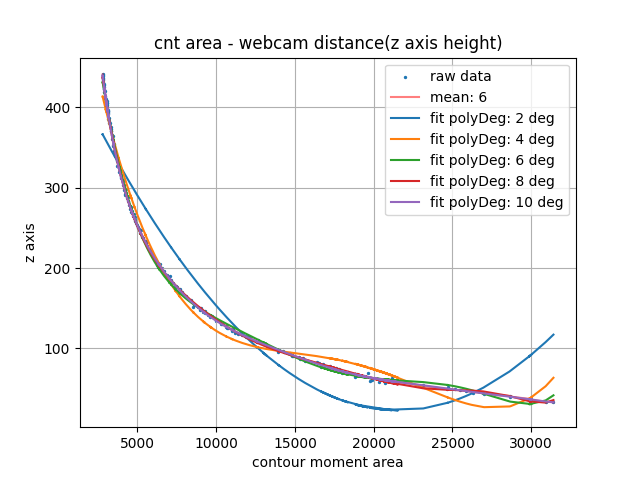
#> input picture teststuff/python/opencv/PolyDeg_area-dist.png, 640 x 480 px, given in place of the camera
$ python dualCamTrack.py
#> lines starting #> are read from the running program, lines starting #| are printed output that depends on the picture; after the words box and inside, x2 and y2 are one past the last pixel; in counts of white or black regions, pixels touching at a corner belong together
### teststuff/python/opencv/openCV_addon.py

import cv2 #type: ignore

def nothing(x):
    pass


def hsv_trackbars(winName, presetVal):
    cv2.createTrackbar("L - H", winName, presetVal[0][0], 179, nothing)
    cv2.createTrackbar("L - S", winName, presetVal[0][1], 255, nothing)
    cv2.createTrackbar("L - V", winName, presetVal[0][2], 255, nothing)
    cv2.createTrackbar("U - H", winName, presetVal[1][0], 179, nothing)
    cv2.createTrackbar("U - S", winName, presetVal[1][1], 255, nothing)
    cv2.createTrackbar("U - V", winName, presetVal[1][2], 255, nothing)


### teststuff/python/opencv/dualCamTrack.py
#!/usr/bin/env python3

import cv2
import numpy as np
import os
from time import sleep
import openCV_addon as ad
import math
import matplotlib.pyplot as plt
from matplotlib.animation import FuncAnimation

def nothing(x):
    pass

cam0 = cv2.VideoCapture(0)
cam1 = cv2.VideoCapture(2)


displayToOpenCV = True


#lower, upper values
hsvCam0 = [[0, 0, 255], [179, 9, 255]] #ir webcam
hsvCam1 = [[0, 0, 255], [179, 9, 255]]


if displayToOpenCV:
    cv2.namedWindow("cap0") #xy
    cv2.namedWindow("cap1") #z
    ad.hsv_trackbars("cap0", hsvCam0)
    ad.hsv_trackbars("cap1", hsvCam1)
    cv2.moveWindow("cap0", 100, 100)
    cv2.moveWindow("cap1", 100+700, 100)

#   int(zAxis): [cntArea],
outFile = open("zAxis-Area_values.dat", "a")
values = {}
xData, yData = [], []

prefRes = (640, 480)

kernel = np.ones((5, 5), np.uint8)
font = cv2.FONT_HERSHEY_SIMPLEX

imgTemp = [0, 0]
morphImg = [0, 0]
thresh = [0, 0]

ret = [0, 0]
contours = [0, 0]
cntArea = 0
cntPos = [0, 0]
cntMoments = 0
frame = [0, 0]

def processFrame(img, flag, winName):
    global contours, cntMoments, cntPos, cntArea, morphImg, frame
    hsvList = []
    if flag==0:
        hsvList = hsvCam0
    elif flag==1:
        hsvList = hsvCam0
    frame[flag] = cv2.resize(img, prefRes)
    frame[flag] = cv2.flip(frame[flag], 1)
    hsv = cv2.cvtColor(frame[flag], cv2.COLOR_BGR2HSV)

    if displayToOpenCV:
        hsvList[0][0] = cv2.getTrackbarPos("L - H", winName)
        hsvList[0][1] = cv2.getTrackbarPos("L - S", winName)
        hsvList[0][2] = cv2.getTrackbarPos("L - V", winName)
        hsvList[1][0] = cv2.getTrackbarPos("U - H", winName)
        hsvList[1][1] = cv2.getTrackbarPos("U - S", winName)
        hsvList[1][2] = cv2.getTrackbarPos("U - V", winName)
        mask = cv2.inRange(hsv, np.array(hsvList[0]), np.array(hsvList[1]))
    else:
        mask = cv2.inRange(hsv, np.array(hsvList[0]), np.array(hsvList[1]))
    propMask = cv2.cvtColor(mask, cv2.COLOR_GRAY2BGR)

    # morphImg[flag] = cv2.erode(cv2.cvtColor(mask, cv2.COLOR_GRAY2BGR), kernel, iterations=0)
    # morphImg[flag] = cv2.dilate(morphImg[flag], kernel, iterations=10)
    # morphImg[flag] = cv2.erode(morphImg[flag], kernel, iterations=0)

    morphImg[flag] = cv2.erode(cv2.cvtColor(mask, cv2.COLOR_GRAY2BGR), kernel, 1)
    morphImg[flag] = cv2.dilate(morphImg[flag], kernel, iterations=1)
    morphImg[flag] = cv2.dilate(morphImg[flag], kernel, iterations=1)
    morphImg[flag] = cv2.erode(morphImg[flag], kernel, iterations=1)

    _, thresh[flag] = cv2.threshold(morphImg[flag], 127, 255, cv2.THRESH_BINARY)
    contours[flag], hierarchy = cv2.findContours(cv2.cvtColor(thresh[flag], cv2.COLOR_BGR2GRAY), cv2.RETR_TREE, cv2.CHAIN_APPROX_SIMPLE)

def configure_settings():
    if not displayToOpenCV:
        return
    global imgTemp, ret, contours, cntArea, cntPos, cntMoments
    while True:
        ret[0], imgTemp[0] = cam0.read()
        ret[1], imgTemp[1] = cam1.read()
        if ret[0]==False or ret[1]==False: print("could not capture from cam. returned:", ret)
        else:
            processFrame(imgTemp[0], 0, "cap0")
#> in processFrame, img is the input picture: shape (480, 640, 3); mean B, G, R 245.4, 245.4, 245.7
#> in processFrame, `hsv = cv2.cvtColor(frame[flag], cv2.COLOR_BGR2HSV)`: hsv: shape (480, 640, 3); mean H, S, V 2.1, 3.3, 246.8
#> in processFrame, `mask = cv2.inRange(hsv, np.array(hsvList[0]), np.array(hsvList[1]))`:
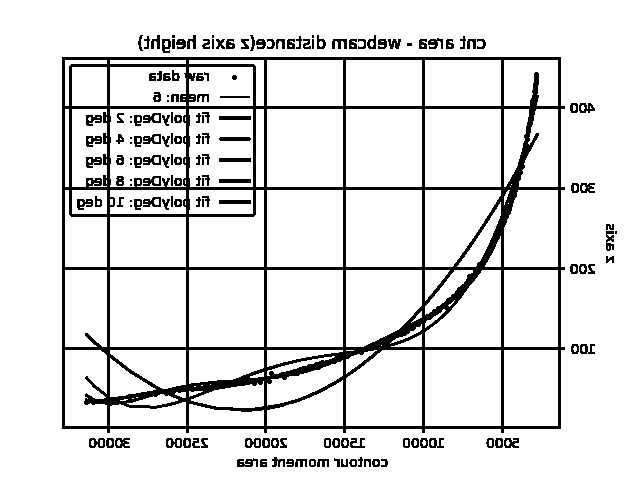
#> mask: shape (480, 640); 88.4% white; 163 black regions (22 under 20 px), largest, box (x1, y1, x2, y2) and area: (62, 57, 565, 433) 26960, (219, 116, 251, 120) 128, (219, 158, 251, 162) 128
            processFrame(imgTemp[1], 1, "cap1")
            for flag in range(2):
                for i in range(len(contours[flag])):
                    if cv2.contourArea(contours[flag][0]) > 1000:
                        cntMoments = cv2.moments(contours[flag][0])
                        if cntMoments['m00'] != 0:
                            if flag==0:
                                cntPos_xy = [int(cntMoments['m10']/cntMoments['m00']),int(cntMoments['m01']/cntMoments['m00'])]
                                cntArea = cv2.contourArea(contours[flag][0])
                                if displayToOpenCV:
                                    morphImg[flag] = cv2.putText(morphImg[flag],str(int(cntArea)),(cntPos_xy[0],cntPos_xy[1]),font,1,(255,0,0),2)
                            elif flag==1:
                                cntPos = [int(cntMoments['m10']/cntMoments['m00']),int(cntMoments['m01']/cntMoments['m00'])]
                                if displayToOpenCV:
                                    morphImg[flag] = cv2.putText(morphImg[flag],str(int(cntPos[1])),(cntPos[0],cntPos[1]),font,1,(255,0,0),2)
#> after the loop, morphImg = 2 items
            print(prefRes[1]-cntPos[1], cntArea)
            # print((morphImg[0]).shape, (frame[0]).shape)
            cv2.imshow("cap0", cv2.resize(np.hstack((morphImg[0], frame[0])), None, fx=0.4, fy=0.4)) # type: ignore
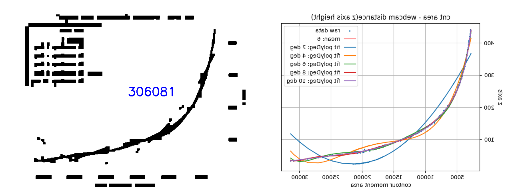
#> window 'cap0': shape (192, 512, 3); mean B, G, R 239.6, 239.2, 239.4
            cv2.imshow("cap1", cv2.resize(np.hstack((morphImg[1], frame[1])), None, fx=0.4, fy=0.4)) # type: ignore
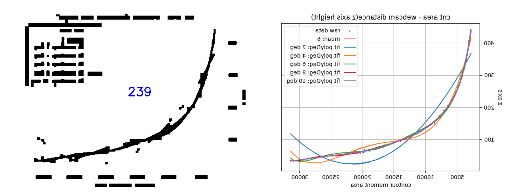
#> window 'cap1': shape (192, 512, 3); mean B, G, R 239.6, 239.4, 239.6
            key = cv2.waitKey(1)
#> (key Esc is pressed here)
            if key==27:
                exit()
            elif key==32:
                return

# [30 lines left out: function script_exit, not called in this run]

fig, ax = plt.subplots()
ln, = plt.plot([], [], 'ro')

# [65 lines left out: functions plt_init, plt_update, not called in this run]

# if __name__=="__main__":
configure_settings()

# ani = FuncAnimation(fig, plt_update, 10, init_func=plt_init(), blit=True)

while True:
    if plt_update(0):
        pass
    else:
        break

print("plotting..")

plt.plot(xData, yData)

plt.show()
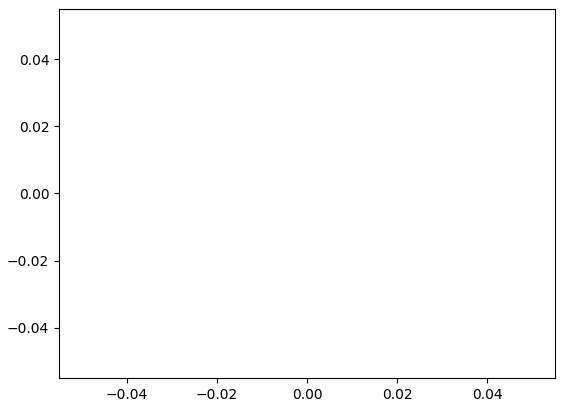
#> figure drawn by matplotlib, 1 panel
#> (the program exits here)

$ run again, on teststuff/python/opencv/data.png
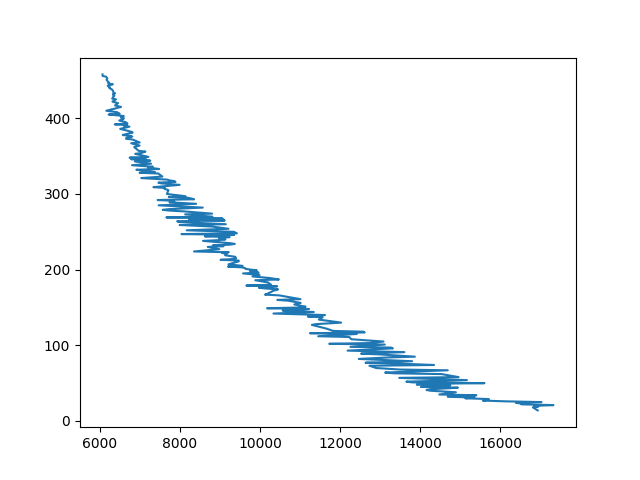
#> input picture teststuff/python/opencv/data.png, 640 x 480 px, given in place of the camera
#> in processFrame, img is the input picture: shape (480, 640, 3); mean B, G, R 250.7, 249.3, 247.3
#> hsv: shape (480, 640, 3); mean H, S, V 3, 4.7, 250.7
#> in processFrame, `mask = cv2.inRange(hsv, np.array(hsvList[0]), np.array(hsvList[1]))`:
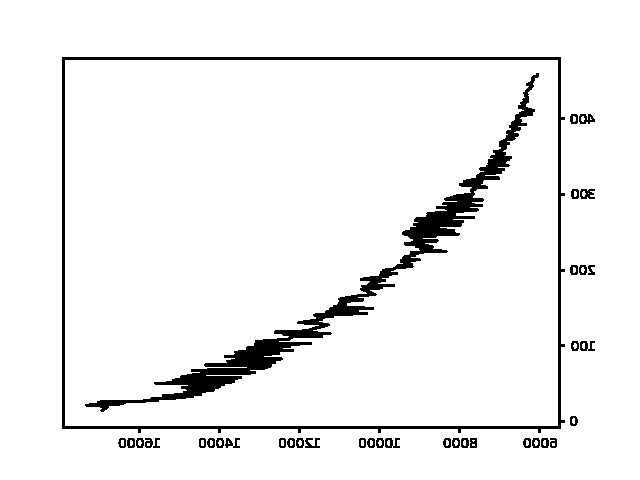
#> mask: shape (480, 640); 94.7% white; 37 black regions, largest, box (x1, y1, x2, y2) and area: (85, 73, 539, 412) 8982, (62, 57, 565, 433) 5322, (580, 189, 595, 199) 101
#> after the loop in configure_settings, `for flag in range(2):`: morphImg = 2 items
#> in configure_settings, `cv2.imshow("cap1", cv2.resize(np.hstack((morphImg[1], frame[1])), None..`:
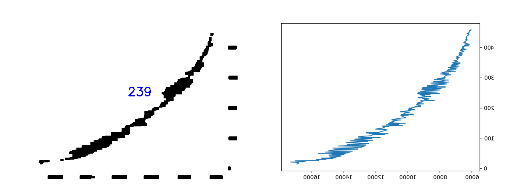
#> window 'cap1': shape (192, 512, 3); mean B, G, R 247.6, 246.7, 245.7

$ run again, on teststuff/python/opencv/polyDeg_2-10.png
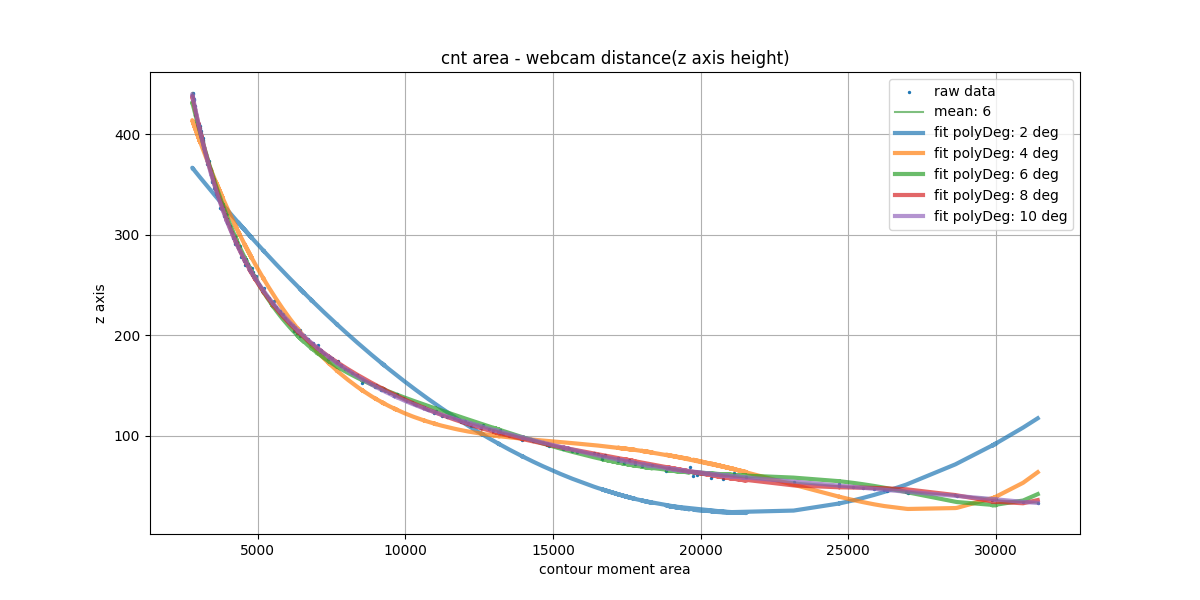
#> input picture teststuff/python/opencv/polyDeg_2-10.png, 1200 x 600 px, given in place of the camera
#> in processFrame, img is the input picture: shape (600, 1200, 3); mean B, G, R 248.7, 248.8, 249.2
#> hsv: shape (480, 640, 3); mean H, S, V 2.5, 2.7, 249.9
#> in processFrame, `mask = cv2.inRange(hsv, np.array(hsvList[0]), np.array(hsvList[1]))`:
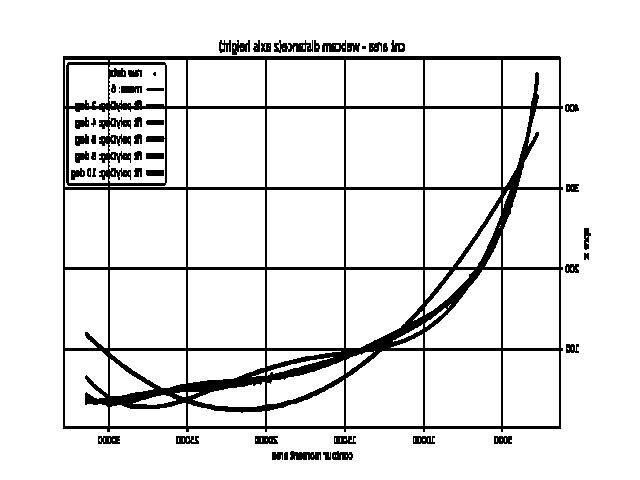
#> mask: shape (480, 640); 90.1% white; 53 black regions (4 under 20 px), largest, box (x1, y1, x2, y2) and area: (63, 56, 563, 432) 25743, (274, 40, 313, 53) 284, (290, 451, 321, 460) 223
#> after the loop in configure_settings, `for flag in range(2):`: morphImg = 2 items
#> in configure_settings, `cv2.imshow("cap1", cv2.resize(np.hstack((morphImg[1], frame[1])), None..`:
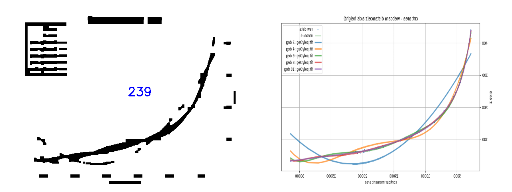
#> window 'cap1': shape (192, 512, 3); mean B, G, R 243.2, 243, 243.2
